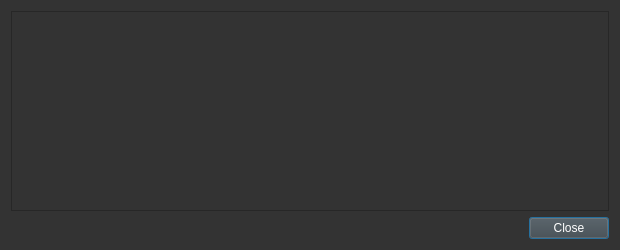
<?xml version="1.0" encoding="UTF-8"?>
<ui version="4.0">
 <class>TransactionDescDialog</class>
 <widget class="QDialog" name="TransactionDescDialog">
  <property name="geometry">
   <rect>
    <x>0</x>
    <y>0</y>
    <width>620</width>
    <height>250</height>
   </rect>
  </property>
  <property name="windowTitle">
   <string>Transaction details</string>
  </property>
  <property name="styleSheet">
   <string notr="true">background-color:#333;</string>
  </property>
  <layout class="QVBoxLayout" name="verticalLayout">
   <item>
    <widget class="QTextEdit" name="detailText">
     <property name="toolTip">
      <string>This pane shows a detailed description of the transaction</string>
     </property>
     <property name="readOnly">
      <bool>true</bool>
     </property>
    </widget>
   </item>
   <item>
    <widget class="QDialogButtonBox" name="buttonBox">
     <property name="styleSheet">
      <string notr="true">background-color:#444;color:#fff;</string>
     </property>
     <property name="orientation">
      <enum>Qt::Horizontal</enum>
     </property>
     <property name="standardButtons">
      <set>QDialogButtonBox::Close</set>
     </property>
    </widget>
   </item>
  </layout>
 </widget>
 <resources/>
 <connections>
  <connection>
   <sender>buttonBox</sender>
   <signal>accepted()</signal>
   <receiver>TransactionDescDialog</receiver>
   <slot>accept()</slot>
   <hints>
    <hint type="sourcelabel">
     <x>20</x>
     <y>20</y>
    </hint>
    <hint type="destinationlabel">
     <x>20</x>
     <y>20</y>
    </hint>
   </hints>
  </connection>
  <connection>
   <sender>buttonBox</sender>
   <signal>rejected()</signal>
   <receiver>TransactionDescDialog</receiver>
   <slot>reject()</slot>
   <hints>
    <hint type="sourcelabel">
     <x>20</x>
     <y>20</y>
    </hint>
    <hint type="destinationlabel">
     <x>20</x>
     <y>20</y>
    </hint>
   </hints>
  </connection>
 </connections>
</ui>
